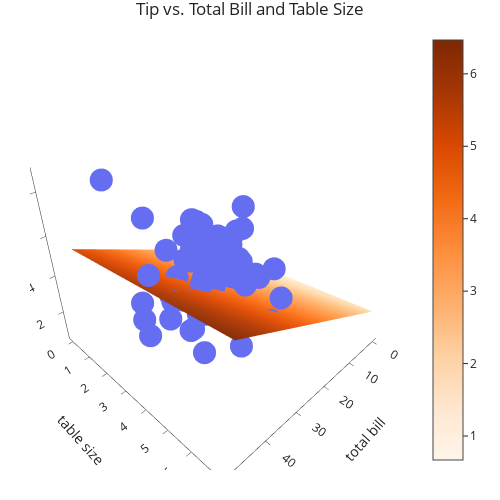

Notebook cell for this chart:
### Markdown cell above
### Plane of best fit ✈️

Here, we must draw a 3D scatter plot and plane, with one axis for total bill, one axis for table size, and one axis for tip. The code below does this. Don't worry about understanding the code, just take a look at the plot:

### Code cell
XX, YY = np.mgrid[0:50:2, 0:8:1]
Z = model_two.intercept_ + model_two.coef_[0] * XX + model_two.coef_[1] * YY
plane = go.Surface(x=XX, y=YY, z=Z, colorscale='Oranges')

fig = go.Figure(data=[plane])
fig.add_trace(go.Scatter3d(x=tips['total_bill'], 
                           y=tips['size'], 
                           z=tips['tip'], mode='markers', marker = {'color': '#656DF1'}))

fig.update_layout(scene=dict(xaxis_title='total bill',
                             yaxis_title='table size',
                             zaxis_title='tip'),
                  title='Tip vs. Total Bill and Table Size',
                  width=500, height=500)

### Figure 1 — Plotly figure (JSON) as saved in the notebook; plotly's stock layout.template omitted (floating-point values rounded to 4 significant figures; data arrays with more than 128 entries replaced by an {"elided": "..."} marker saying what was removed)
{"data": [{"colorscale": [[0, "rgb(255,245,235)"], [0.125, "rgb(254,230,206)"], [0.25, "rgb(253,208,162)"], [0.375, "rgb(253,174,107)"], [0.5, "rgb(253,141,60)"], [0.625, "rgb(241,105,19)"], [0.75, "rgb(217,72,1)"], [0.875, "rgb(166,54,3)"], [1, "rgb(127,39,4)"]], "type": "surface", "x": {"elided": "25x8 int values"}, "y": {"elided": "25x8 int values"}, "z": {"elided": "25x8 float values"}}, {"marker": {"color": "#656DF1"}, "mode": "markers", "type": "scatter3d", "x": {"elided": "244 float values"}, "y": {"elided": "244 int values"}, "z": {"elided": "244 float values"}}], "layout": {"height": 500, "scene": {"xaxis": {"title": {"text": "total bill"}}, "yaxis": {"title": {"text": "table size"}}, "zaxis": {"title": {"text": "tip"}}}, "title": {"text": "Tip vs. Total Bill and Table Size"}, "width": 500}}
